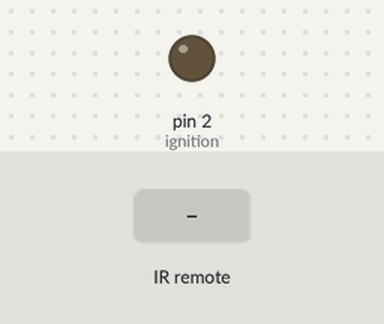
Recording of a sketch running on a simulated Arduino Uno, built with avr-gcc and run on an emulated ATmega328P. On the bench: output pins drawn as LEDs (lit = HIGH). Inputs (shaded band) come from the test bench. What the sketch prints to the serial monitor is not drawn.

Above: at 1.2 s.
1.3 s: infrared code 0xFF906F received
Timing chart, 0 to 4.3 s (numbered marks = the images above; inputs shaded):
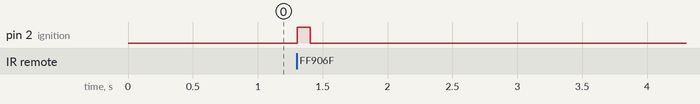

The sketch:

ignition.ino
```cpp
#include <IRremote.h>
#include <Servo.h>

#define ONE 0xFFA25D
#define TWO 0xFF629D
#define THREE 0xFFE21D
#define FOUR 0xFF22DD
#define FIVE 0xFF02FD
#define SIX 0xFFC23D
#define SEVEN 0xFFE01F
#define EIGHT 0xFFA857
#define NINE 0xFF906F

#define RIGHT 0xFF5AA5
#define LEFT 0xFF10EF
#define UP 0xFF18E7
#define DOWN 0xFF4AB5


IRrecv irrecv(11);//Receive on pin 11
decode_results results;
int ignition = 2;

void setup() {
  Serial.println("start");
  Serial.begin(9600);
  Serial.println("Enabling IRin");
  irrecv.enableIRIn(); // Start the receiver
  Serial.println("Enabled IRin");
  pinMode(ignition, OUTPUT);

}

void loop() {
  if (irrecv.decode(&results)) {
    if (results.value == NINE) {
    Serial.println("nice");
    digitalWrite(ignition, HIGH);   // turn the LED on (HIGH is the voltage level)
    delay(100);             // wait for a tenth of a second
    }
    irrecv.resume(); // Receive the next value

  }
  digitalWrite(ignition, LOW);
  delay(100);
}
```

Measured:
- after the input at 1.3 s, pin 2 (ignition): LOW → HIGH at once, → LOW 0.10 s later
